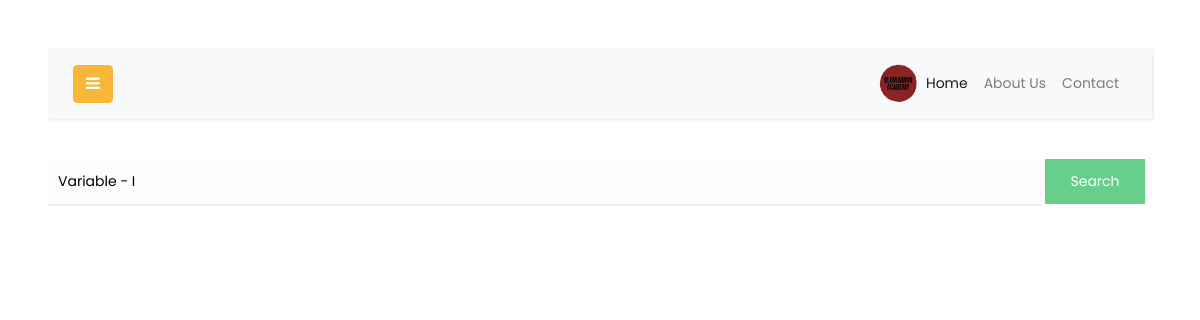
Before: /search.php?find=Variable - I (signed in) with the older database file.
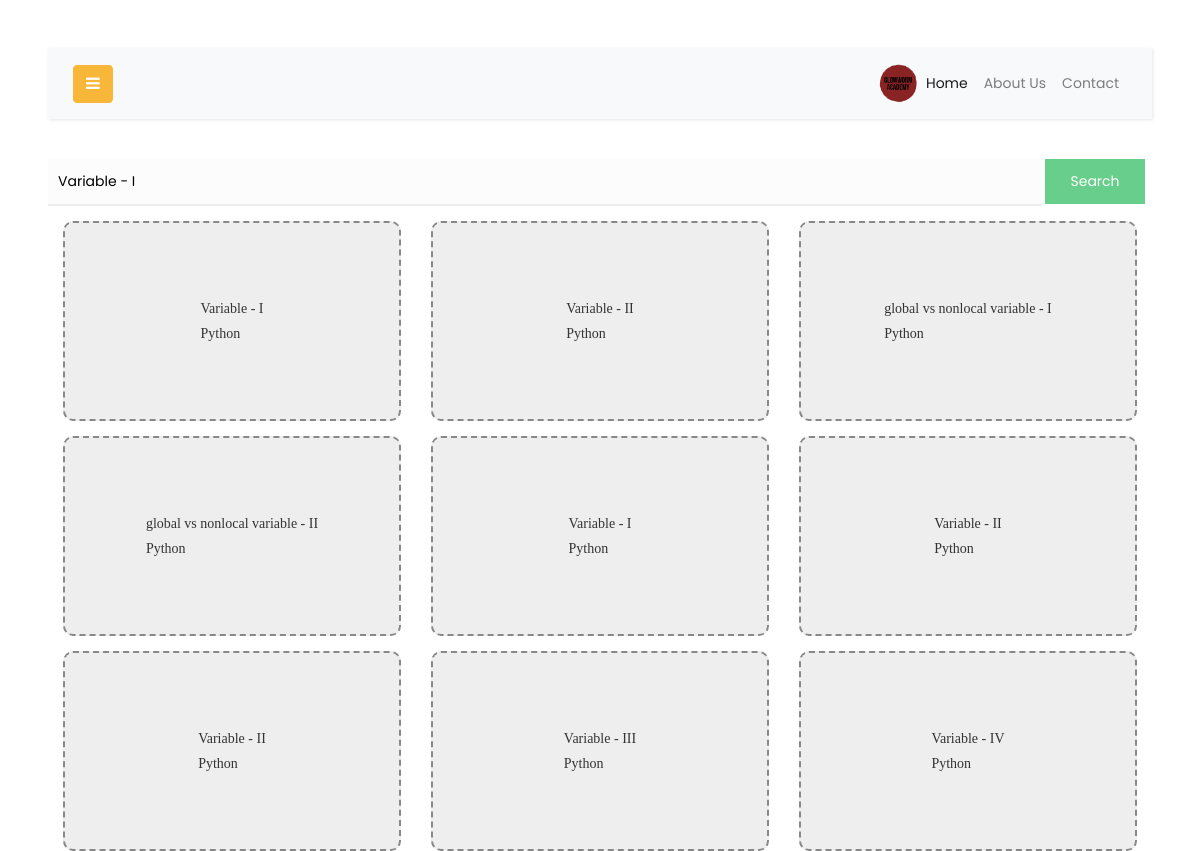
After: the same page with the newer database file.
### tables this page shows
CREATE TABLE `courses` (
  `id` int(11) NOT NULL,
  `course_topic` text NOT NULL,
  `course_category` text NOT NULL,
  `course_data` text NOT NULL,
  `course_color` text NOT NULL,
  `hints` text NOT NULL,
  `answer` text NOT NULL,
  `cat_id` varchar(500) NOT NULL DEFAULT '0'
);

### search.php (the view, shortened to what this page needs)
<!doctype html>
<?php include_once("database/phpmyadmin/connection.php"); ?>
<html lang="en">
<head>
    <?php
    $q = @$_GET['find'];
    ?>
    <link href="https://cdn.jsdelivr.net/npm/bootstrap@5.0.0-alpha1/dist/css/bootstrap.min.css" rel="stylesheet">
    <link rel="stylesheet" href="https://stackpath.bootstrapcdn.com/font-awesome/4.7.0/css/font-awesome.min.css">
    <link rel="stylesheet" href="css/css/style.css">
<body>
    <div id="content" class="p-4 p-md-5">
        <nav class="navbar navbar-expand-lg navbar-light bg-light">
            <div class="container-fluid">
                <button type="button" id="sidebarCollapse" class="btn btn-primary">
                    <i class="fa fa-bars"></i>
                </button>
                <div class="collapse navbar-collapse" id="navbarSupportedContent">
                    <ul class="nav navbar-nav ml-auto">
                    <li class="nav-item active">
      <img src="images/main.png" width ="40px">
      </li>
        <li class="nav-item active">
            <a class="nav-link" href="index.php">Home</a>
        </li>
        <li class="nav-item">
            <a class="nav-link" href="about.php">About Us</a>
        </li>
        <li class="nav-item">
            <a class="nav-link" href="contact.php">Contact</a>
        </li>
                    </ul>
                </div>
            </div>
        </nav>
        <form action="search.php" method="GET">
            <input type="text" name="q" placeholder="Find your questions and all the python modules..." value="<?php echo $q;?>" style="width: 90%; padding-top: 10px; padding-bottom: 10px; border: 1px solid #ccc; border: 0 none; border-bottom: 2px solid #eee; outline: none; background: #fcfcfc; padding-left: 10px;" />
            <input type="submit" name="find" value="Search" style="width: 9%; background: #67ce8b; color: #fff; border: 0 none; padding-top: 10px; padding-bottom: 10px;" />
        </form>
        <?php
        $submit = @$_GET['find'];
        if ($submit) {
            $search = "SELECT * FROM courses WHERE course_topic LIKE '%$q%' LIMIT 20";
            $query = mysqli_query($conn, $search);
            while ($row = mysqli_fetch_assoc($query)) {
                $course = $row['id'];
                $course_topic = $row['course_topic'];
                $course_data = $row['answer'];
                $course_category = $row['course_category'];
        ?>
        <?php
                echo $output = "<a href='python.php?id=$course'><div id='card' class='col-md-4' style='float: left; margin-top: 15px;'>
                        <div id='flip-card'>
                          <div id='flip-card-front' class='cardfrount'>$course_topic<br>$course_category</div>
                          <div id='flip-card-back' style='overflow-y: scroll; padding: 20px;'>$course_data</div>
                        </div></a>
                      </div>";
            }
        }
        ?>

### search.php (style rules this page uses)
body { -ms-overflow-style: none; scrollbar-width: none; }
#flip-card-back { -ms-overflow-style: none; scrollbar-width: none; }
#card { width: 100%; ; }
#card, #flip-card { width: 100%; height: 200px; }
#flip-card { transition: transform .5s ease-in-out; transform-origin: 50% 50%; transform-style: preserve-3d; }
#flip-card-front { position: absolute; top: 0; left: 0; display: flex; justify-content: center; align-items: center; width: 100%; height: 100%; }
#flip-card-back { position: absolute; top: 0; left: 0; justify-content: center; align-items: center; width: 100%; height: 100%; }
#flip-card-front, #flip-card-back { border-radius: 10px; backface-visibility: hidden; font-family: Verdana; font-size: 1em; }
#flip-card-back { box-shadow: 0 0 5px rgb(230, 230, 230); background-color: rgb(230, 230, 230); transform: rotateY(180deg); color: #222; }
#flip-card-front { border: 2px dashed #888; background-color: #eee; color: #333; }

Changed rows visible on the page:
now on this page (row edited): courses: course_topic "Variable - I", course_category "Python"
now on this page (row edited): courses: course_topic "Variable - II", course_category "Python"
added courses: course_topic "global vs nonlocal variable - I", course_category "Python"
added courses: course_topic "global vs nonlocal variable - II", course_category "Python"
added courses: course_topic "Variable - I", course_category "Python"
added courses: course_topic "Variable - II", course_category "Python"
added courses: course_topic "Variable - II", course_category "Python"
added courses: course_topic "Variable - III", course_category "Python"
added courses: course_topic "Variable - IV", course_category "Python"
